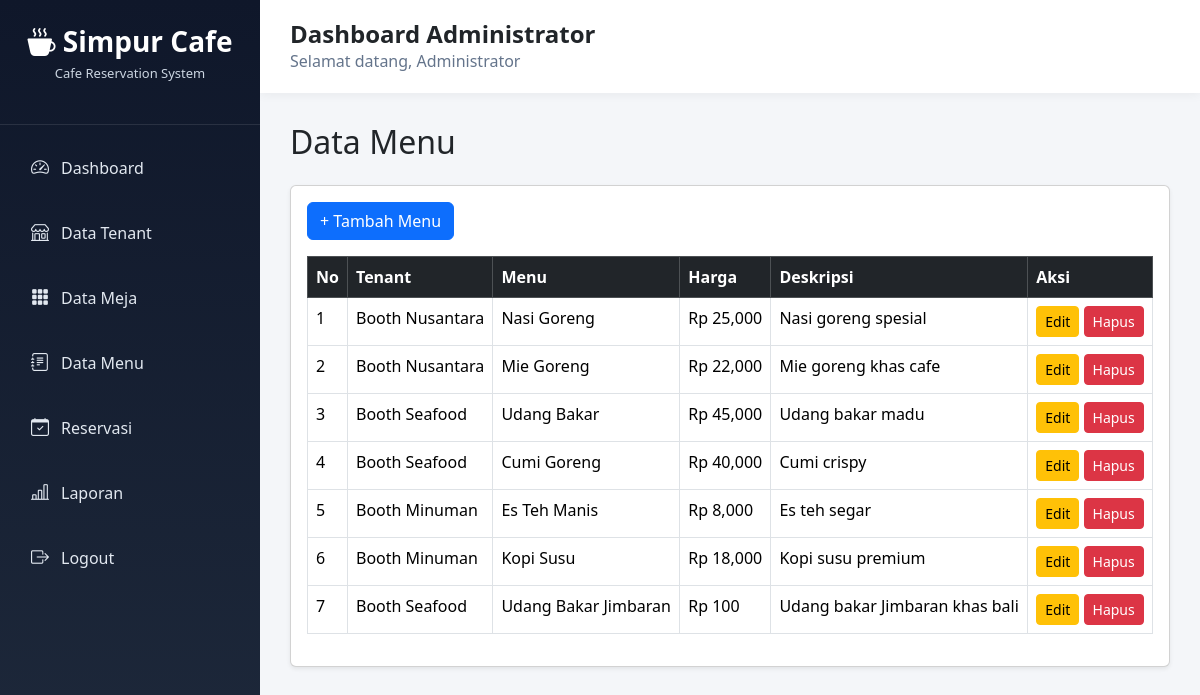
The app's page /admin/menu.php (signed in) with its own data.
### tables this page shows
CREATE TABLE `menu` (
  `id_menu` int(11) NOT NULL,
  `id_tenant` int(11) NOT NULL,
  `nama_menu` varchar(100) NOT NULL,
  `harga` decimal(10,2) NOT NULL,
  `deskripsi` text DEFAULT NULL,
  `foto` varchar(255) DEFAULT NULL
);

CREATE TABLE `tenant` (
  `id_tenant` int(11) NOT NULL,
  `nama_tenant` varchar(100) NOT NULL,
  `deskripsi` text DEFAULT NULL,
  `foto` varchar(255) DEFAULT NULL,
  `created_at` timestamp NOT NULL DEFAULT current_timestamp(),
  `id_user` int(11) DEFAULT NULL
);

### admin/menu.php (the view, shortened to what this page needs)
<?php
include '../config/koneksi.php';
include 'layout.php';
$data = mysqli_query($koneksi,"
SELECT menu.*, tenant.nama_tenant
FROM menu
JOIN tenant ON menu.id_tenant = tenant.id_tenant
");
?>
<h2 class="mb-4">Data Menu</h2>
<div class="card shadow-sm">
    <div class="card-body">
        <a href="tambah_menu.php"
           class="btn btn-primary mb-3">
            + Tambah Menu
        </a>
        <table class="table table-bordered table-hover">
            <thead class="table-dark">
                <tr>
                    <th>No</th>
                    <th>Tenant</th>
                    <th>Menu</th>
                    <th>Harga</th>
                    <th>Deskripsi</th>
                    <th>Aksi</th>
                </tr>
            </thead>
            <tbody>
            <?php
            $no=1;
            while($row=mysqli_fetch_assoc($data)):
            ?>
                <tr>
                    <td><?= $no++; ?></td>
                    <td><?= $row['nama_tenant']; ?></td>
                    <td><?= $row['nama_menu']; ?></td>
                    <td>
                        Rp <?= number_format($row['harga']); ?>
                    </td>
                    <td><?= $row['deskripsi']; ?></td>
                    <td>
                        <a href="edit_menu.php?id=<?= $row['id_menu']; ?>"
                           class="btn btn-warning btn-sm">
                            Edit
                        </a>
                        <a href="hapus_menu.php?id=<?= $row['id_menu']; ?>"
                           class="btn btn-danger btn-sm"
                           onclick="return confirm('Yakin hapus menu?')">
                            Hapus
                        </a>
                    </td>
                </tr>
            <?php endwhile; ?>
            </tbody>
        </table>
    </div>
</div>
<?php include 'footer.php'; ?>

### admin/layout.php (style rules this page uses)
* { margin:0; padding:0; box-sizing:border-box; }
body { background:#f4f6f9; font-family:'Segoe UI',sans-serif; }

### records on screen
menu: id_tenant.nama_tenant "Booth Nusantara", nama_menu "Nasi Goreng", harga "25,000", deskripsi "Nasi goreng spesial"
menu: id_tenant.nama_tenant "Booth Nusantara", nama_menu "Mie Goreng", harga "22,000", deskripsi "Mie goreng khas cafe"
menu: id_tenant.nama_tenant "Booth Seafood", nama_menu "Udang Bakar", harga "45,000", deskripsi "Udang bakar madu"
menu: id_tenant.nama_tenant "Booth Seafood", nama_menu "Cumi Goreng", harga "40,000", deskripsi "Cumi crispy"
menu: id_tenant.nama_tenant "Booth Minuman", nama_menu "Es Teh Manis", harga "8,000", deskripsi "Es teh segar"
menu: id_tenant.nama_tenant "Booth Minuman", nama_menu "Kopi Susu", harga "18,000", deskripsi "Kopi susu premium"
menu: id_tenant.nama_tenant "Booth Seafood", nama_menu "Udang Bakar Jimbaran", harga "100", deskripsi "Udang bakar Jimbaran khas bali"

### other values on screen
$_SESSION['nama'] "Administrator"
